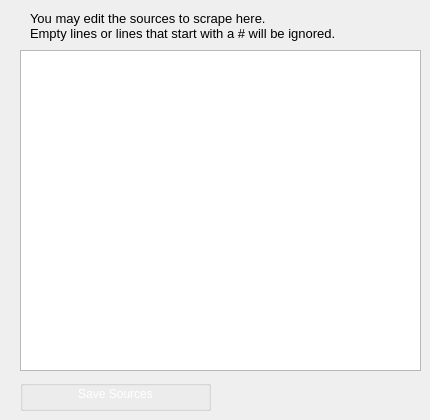
    <widget class="QWidget" name="sources">
     <attribute name="title">
      <string>Sources</string>
     </attribute>
     <widget class="QPlainTextEdit" name="sourcestext">
      <property name="geometry">
       <rect>
        <x>20</x>
        <y>50</y>
        <width>401</width>
        <height>321</height>
       </rect>
      </property>
      <property name="plainText">
       <string/>
      </property>
     </widget>
     <widget class="QGroupBox" name="groupBox_6">
      <property name="geometry">
       <rect>
        <x>20</x>
        <y>380</y>
        <width>191</width>
        <height>31</height>
       </rect>
      </property>
      <property name="title">
       <string/>
      </property>
      <widget class="QPushButton" name="sourcessave">
       <property name="geometry">
        <rect>
         <x>0</x>
         <y>3</y>
         <width>191</width>
         <height>21</height>
        </rect>
       </property>
       <property name="palette">
        <palette>
         <active>
          <colorrole role="WindowText">
           <brush brushstyle="SolidPattern">
            <color alpha="255">
             <red>255</red>
             <green>255</green>
             <blue>255</blue>
            </color>
           </brush>
          </colorrole>
          <colorrole role="Button">
           <brush brushstyle="SolidPattern">
            <color alpha="255">
             <red>0</red>
             <green>0</green>
             <blue>0</blue>
            </color>
           </brush>
          </colorrole>
          <colorrole role="Light">
           <brush brushstyle="SolidPattern">
            <color alpha="255">
             <red>0</red>
             <green>0</green>
             <blue>0</blue>
            </color>
           </brush>
          </colorrole>
          <colorrole role="Midlight">
           <brush brushstyle="SolidPattern">
            <color alpha="255">
             <red>0</red>
             <green>0</green>
             <blue>0</blue>
            </color>
           </brush>
          </colorrole>
          <colorrole role="Dark">
           <brush brushstyle="SolidPattern">
            <color alpha="255">
             <red>0</red>
             <green>0</green>
             <blue>0</blue>
            </color>
           </brush>
          </colorrole>
          <colorrole role="Mid">
           <brush brushstyle="SolidPattern">
            <color alpha="255">
             <red>0</red>
             <green>0</green>
             <blue>0</blue>
            </color>
           </brush>
          </colorrole>
          <colorrole role="Text">
           <brush brushstyle="SolidPattern">
            <color alpha="255">
             <red>255</red>
             <green>255</green>
             <blue>255</blue>
            </color>
           </brush>
          </colorrole>
          <colorrole role="BrightText">
           <brush brushstyle="SolidPattern">
            <color alpha="255">
             <red>255</red>
             <green>255</green>
             <blue>255</blue>
            </color>
           </brush>
          </colorrole>
          <colorrole role="ButtonText">
           <brush brushstyle="SolidPattern">
            <color alpha="255">
             <red>255</red>
             <green>255</green>
             <blue>255</blue>
            </color>
           </brush>
          </colorrole>
          <colorrole role="Base">
           <brush brushstyle="SolidPattern">
            <color alpha="255">
             <red>0</red>
             <green>0</green>
             <blue>0</blue>
            </color>
           </brush>
          </colorrole>
          <colorrole role="Window">
           <brush brushstyle="SolidPattern">
            <color alpha="255">
             <red>0</red>
             <green>0</green>
             <blue>0</blue>
            </color>
           </brush>
          </colorrole>
          <colorrole role="Shadow">
           <brush brushstyle="SolidPattern">
            <color alpha="255">
             <red>0</red>
             <green>0</green>
             <blue>0</blue>
            </color>
           </brush>
          </colorrole>
          <colorrole role="AlternateBase">
           <brush brushstyle="SolidPattern">
            <color alpha="255">
             <red>0</red>
             <green>0</green>
             <blue>0</blue>
            </color>
           </brush>
          </colorrole>
          <colorrole role="ToolTipBase">
           <brush brushstyle="SolidPattern">
            <color alpha="255">
             <red>255</red>
             <green>255</green>
             <blue>220</blue>
            </color>
           </brush>
          </colorrole>
          <colorrole role="ToolTipText">
           <brush brushstyle="SolidPattern">
            <color alpha="255">
             <red>0</red>
             <green>0</green>
             <blue>0</blue>
            </color>
           </brush>
          </colorrole>
         </active>
         <inactive>
          <colorrole role="WindowText">
           <brush brushstyle="SolidPattern">
            <color alpha="255">
             <red>255</red>
             <green>255</green>
             <blue>255</blue>
            </color>
           </brush>
          </colorrole>
          <colorrole role="Button">
           <brush brushstyle="SolidPattern">
            <color alpha="255">
             <red>0</red>
             <green>0</green>
             <blue>0</blue>
            </color>
           </brush>
          </colorrole>
          <colorrole role="Light">
           <brush brushstyle="SolidPattern">
            <color alpha="255">
             <red>0</red>
             <green>0</green>
             <blue>0</blue>
            </color>
           </brush>
          </colorrole>
          <colorrole role="Midlight">
           <brush brushstyle="SolidPattern">
            <color alpha="255">
             <red>0</red>
             <green>0</green>
             <blue>0</blue>
            </color>
           </brush>
          </colorrole>
          <colorrole role="Dark">
           <brush brushstyle="SolidPattern">
            <color alpha="255">
             <red>0</red>
             <green>0</green>
             <blue>0</blue>
            </color>
           </brush>
          </colorrole>
          <colorrole role="Mid">
           <brush brushstyle="SolidPattern">
            <color alpha="255">
             <red>0</red>
             <green>0</green>
             <blue>0</blue>
            </color>
           </brush>
          </colorrole>
          <colorrole role="Text">
           <brush brushstyle="SolidPattern">
            <color alpha="255">
             <red>255</red>
             <green>255</green>
             <blue>255</blue>
            </color>
           </brush>
          </colorrole>
          <colorrole role="BrightText">
           <brush brushstyle="SolidPattern">
            <color alpha="255">
             <red>255</red>
             <green>255</green>
             <blue>255</blue>
            </color>
           </brush>
          </colorrole>
          <colorrole role="ButtonText">
           <brush brushstyle="SolidPattern">
            <color alpha="255">
             <red>255</red>
             <green>255</green>
             <blue>255</blue>
            </color>
           </brush>
          </colorrole>
          <colorrole role="Base">
           <brush brushstyle="SolidPattern">
            <color alpha="255">
             <red>0</red>
             <green>0</green>
             <blue>0</blue>
            </color>
           </brush>
          </colorrole>
          <colorrole role="Window">
           <brush brushstyle="SolidPattern">
            <color alpha="255">
             <red>0</red>
             <green>0</green>
             <blue>0</blue>
            </color>
           </brush>
          </colorrole>
          <colorrole role="Shadow">
           <brush brushstyle="SolidPattern">
            <color alpha="255">
             <red>0</red>
             <green>0</green>
             <blue>0</blue>
            </color>
           </brush>
          </colorrole>
          <colorrole role="AlternateBase">
           <brush brushstyle="SolidPattern">
            <color alpha="255">
             <red>0</red>
             <green>0</green>
             <blue>0</blue>
            </color>
           </brush>
          </colorrole>
          <colorrole role="ToolTipBase">
           <brush brushstyle="SolidPattern">
            <color alpha="255">
             <red>255</red>
             <green>255</green>
             <blue>220</blue>
            </color>
           </brush>
          </colorrole>
          <colorrole role="ToolTipText">
           <brush brushstyle="SolidPattern">
            <color alpha="255">
             <red>0</red>
             <green>0</green>
             <blue>0</blue>
            </color>
           </brush>
          </colorrole>
         </inactive>
         <disabled>
          <colorrole role="WindowText">
           <brush brushstyle="SolidPattern">
            <color alpha="255">
             <red>255</red>
             <green>255</green>
             <blue>255</blue>
            </color>
           </brush>
          </colorrole>
          <colorrole role="Button">
           <brush brushstyle="SolidPattern">
            <color alpha="255">
             <red>0</red>
             <green>0</green>
             <blue>0</blue>
            </color>
           </brush>
          </colorrole>
          <colorrole role="Light">
           <brush brushstyle="SolidPattern">
            <color alpha="255">
             <red>0</red>
             <green>0</green>
             <blue>0</blue>
            </color>
           </brush>
          </colorrole>
          <colorrole role="Midlight">
           <brush brushstyle="SolidPattern">
            <color alpha="255">
             <red>0</red>
             <green>0</green>
             <blue>0</blue>
            </color>
           </brush>
          </colorrole>
          <colorrole role="Dark">
           <brush brushstyle="SolidPattern">
            <color alpha="255">
             <red>0</red>
             <green>0</green>
             <blue>0</blue>
            </color>
           </brush>
          </colorrole>
          <colorrole role="Mid">
           <brush brushstyle="SolidPattern">
            <color alpha="255">
             <red>0</red>
             <green>0</green>
             <blue>0</blue>
            </color>
           </brush>
          </colorrole>
          <colorrole role="Text">
           <brush brushstyle="SolidPattern">
            <color alpha="255">
             <red>255</red>
             <green>255</green>
             <blue>255</blue>
            </color>
           </brush>
          </colorrole>
          <colorrole role="BrightText">
           <brush brushstyle="SolidPattern">
            <color alpha="255">
             <red>255</red>
             <green>255</green>
             <blue>255</blue>
            </color>
           </brush>
          </colorrole>
          <colorrole role="ButtonText">
           <brush brushstyle="SolidPattern">
            <color alpha="255">
             <red>255</red>
             <green>255</green>
             <blue>255</blue>
            </color>
           </brush>
          </colorrole>
          <colorrole role="Base">
           <brush brushstyle="SolidPattern">
            <color alpha="255">
             <red>0</red>
             <green>0</green>
             <blue>0</blue>
            </color>
           </brush>
          </colorrole>
          <colorrole role="Window">
           <brush brushstyle="SolidPattern">
            <color alpha="255">
             <red>0</red>
             <green>0</green>
             <blue>0</blue>
            </color>
           </brush>
          </colorrole>
          <colorrole role="Shadow">
           <brush brushstyle="SolidPattern">
            <color alpha="255">
             <red>0</red>
             <green>0</green>
             <blue>0</blue>
            </color>
           </brush>
          </colorrole>
          <colorrole role="AlternateBase">
           <brush brushstyle="SolidPattern">
            <color alpha="255">
             <red>0</red>
             <green>0</green>
             <blue>0</blue>
            </color>
           </brush>
          </colorrole>
          <colorrole role="ToolTipBase">
           <brush brushstyle="SolidPattern">
            <color alpha="255">
             <red>255</red>
             <green>255</green>
             <blue>220</blue>
            </color>
           </brush>
          </colorrole>
          <colorrole role="ToolTipText">
           <brush brushstyle="SolidPattern">
            <color alpha="255">
             <red>0</red>
             <green>0</green>
             <blue>0</blue>
            </color>
           </brush>
          </colorrole>
         </disabled>
        </palette>
       </property>
       <property name="text">
        <string>Save Sources</string>
       </property>
       <property name="flat">
        <bool>true</bool>
       </property>
      </widget>
     </widget>
     <widget class="QLabel" name="label_9">
      <property name="geometry">
       <rect>
        <x>30</x>
        <y>10</y>
        <width>381</width>
        <height>31</height>
       </rect>
      </property>
      <property name="font">
       <font>
        <pointsize>10</pointsize>
       </font>
      </property>
      <property name="text">
       <string>You may edit the sources to scrape here.
Empty lines or lines that start with a # will be ignored. </string>
      </property>
     </widget>
    </widget>
